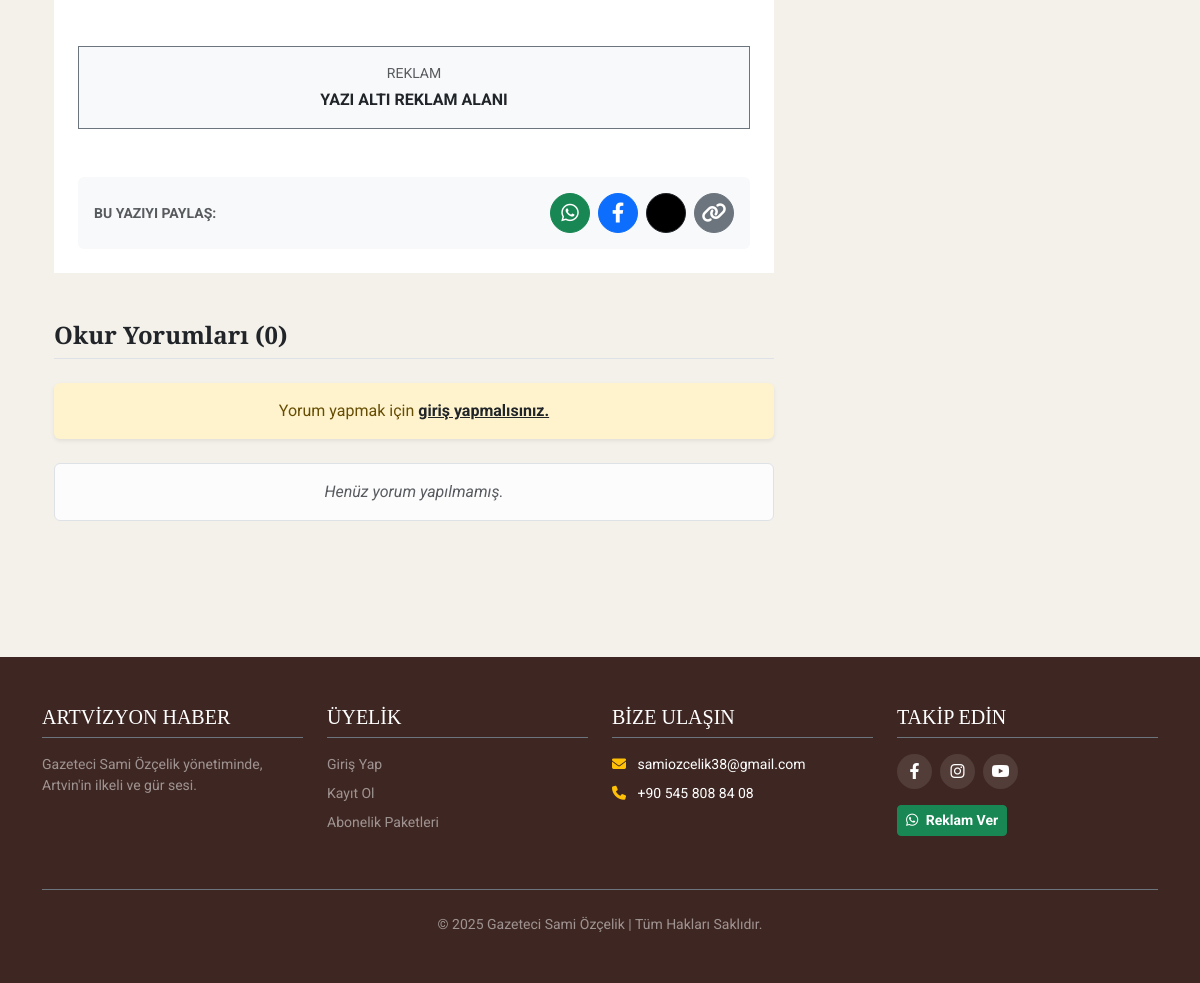
Before: /yazi/5/ (lower part) with the older database file.
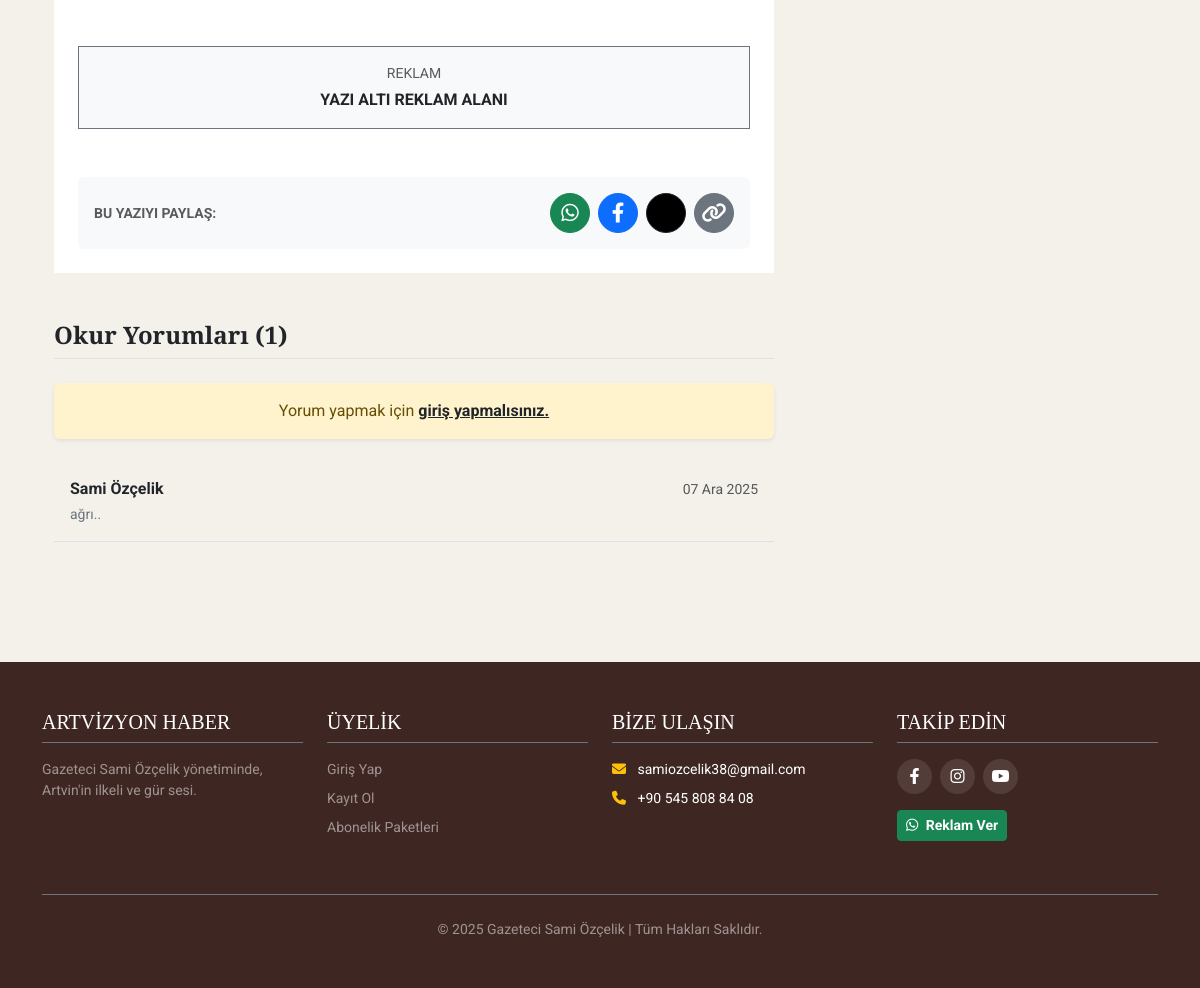
After: the same page with the newer database file.
### haberler/models.py (models this page shows, shortened)
class Yorum(models.Model):
    haber = models.ForeignKey(Haber, on_delete=models.CASCADE, related_name='yorumlar', null=True, blank=True)
    kose_yazisi = models.ForeignKey(KoseYazisi, on_delete=models.CASCADE, related_name='yorumlar', null=True, blank=True)
    siir = models.ForeignKey(Siir, on_delete=models.CASCADE, related_name='yorumlar', null=True, blank=True)
    isim = models.CharField(max_length=80, verbose_name="Ad Soyad")
    email = models.EmailField(verbose_name="E-posta", blank=True)
    govde = models.TextField(verbose_name="Yorumunuz")
    olusturulma_tarihi = models.DateTimeField(auto_now_add=True)
    aktif = models.BooleanField(default=False, verbose_name="Yayınlansın mı?")
    class Meta: ordering = ['-olusturulma_tarihi']

### haberler/views.py (the view)
# urls.py: path('yazi/<int:pk>/', views.yazi_detay, name='yazi_detay'),
def yazi_detay(request, pk):
    yazi = get_object_or_404(KoseYazisi, pk=pk)
    yazi.icerik = metin_ici_video_duzelt(yazi.icerik)
    ham_yorumlar = yazi.yorumlar.filter(aktif=True)
    onayli_yorumlar = yorumlara_rozet_ekle(ham_yorumlar)
    if request.method == 'POST':
        if not request.user.is_authenticated:
             return redirect('login')
        yorum_form = YorumForm(data=request.POST)
        if yorum_form.is_valid():
            yeni_yorum = yorum_form.save(commit=False)
            yeni_yorum.kose_yazisi = yazi
            yeni_yorum.isim = f"{request.user.first_name} {request.user.last_name}" or request.user.username
            yeni_yorum.email = request.user.email
            yeni_yorum.save()
            return redirect('yazi_detay', pk=pk)
    else:
        yorum_form = YorumForm()
    return render(request, 'yazi_detay.html', {'yazi': yazi, 'yorumlar': onayli_yorumlar, 'yorum_form': yorum_form})

### haberler/views.py (called while the page is built)
def metin_ici_video_duzelt(icerik):
    if not icerik: return ""
    block_pattern = re.compile(r'\(\s*video\s*:(.*?)\)', re.DOTALL | re.IGNORECASE)
    def replacement(match):
        content = match.group(1) # Parantez içindeki her şey (HTML kodları dahil)
        id_pattern = re.compile(r'(?:v=|/|embed/|shorts/)([a-zA-Z0-9_-]{11})')
        found = id_pattern.search(content)
        if found:
            video_id = found.group(1)
            return f'''
            <div class="ratio ratio-16x9 my-4 shadow rounded border" style="width: 100%; display: block;">
                <iframe src="https://www.youtube.com/embed/{video_id}?rel=0" title="Video" allowfullscreen style="border:0;"></iframe>
            </div>
            '''
        return "" # ID bulamazsa boş döndür
    return block_pattern.sub(replacement, icerik)

def global_context(request):
    return {
        'global_kategoriler': Kategori.objects.all(),
        'global_ilceler': Ilce.objects.all(),
        'son_dakika': Haber.objects.filter(aktif_mi=True, son_dakika=True, yayin_tarihi__gte=timezone.now()-timedelta(hours=24)).order_by('-yayin_tarihi')
    }

### templates/yazi_detay.html (shortened to what this page needs)
{% extends 'base.html' %}
{% block content %}
<div class="container my-4">
    <div class="row">
        <div class="col-lg-8">
            <div class="bg-white p-lg-4 mb-5">
                <div class="my-5 bg-light border border-secondary p-3 text-center" style="border-style: dashed;">
                    <small class="text-muted d-block mb-1">REKLAM</small>
                    <strong>YAZI ALTI REKLAM ALANI</strong>
                </div>
                <div class="card bg-light border-0">
                    <div class="card-body d-flex align-items-center justify-content-between flex-wrap gap-2">
                        <span class="fw-bold text-muted small">BU YAZIYI PAYLAŞ:</span>
                        <div class="d-flex gap-2">
                            <a href="https://api.whatsapp.com/send?text={{ yazi.baslik }} {{ request.build_absolute_uri }}" target="_blank" class="btn btn-success btn-sm rounded-circle d-flex align-items-center justify-content-center" style="width: 40px; height: 40px; padding:0;"><i class="fab fa-whatsapp fs-5"></i></a>
                            <a href="https://www.facebook.com/sharer/sharer.php?u={{ request.build_absolute_uri }}" target="_blank" class="btn btn-primary btn-sm rounded-circle d-flex align-items-center justify-content-center" style="width: 40px; height: 40px; padding:0;"><i class="fab fa-facebook-f fs-5"></i></a>
                            <a href="https://twitter.com/intent/tweet?text={{ yazi.baslik }}&url={{ request.build_absolute_uri }}" target="_blank" class="btn btn-dark btn-sm rounded-circle d-flex align-items-center justify-content-center" style="width: 40px; height: 40px; padding:0; background-color: #000;"></a>
                            <button onclick="linkiKopyala()" class="btn btn-secondary btn-sm rounded-circle d-flex align-items-center justify-content-center" style="width: 40px; height: 40px; padding:0;"><i class="fas fa-link fs-5"></i></button>
                        </div>
                    </div>
                </div>
            </div>
            <div class="mb-5">
                <h4 class="border-bottom pb-2 mb-4 fw-bold text-dark">Okur Yorumları ({{ yorumlar.count }})</h4>
                {% if user.is_authenticated %}
                <form method="post" class="mb-4">
                    {% csrf_token %}
                    <div class="card shadow-sm border-0 bg-light">
                        <div class="card-body">
                            <textarea name="govde" class="form-control mb-3" rows="3" placeholder="Yorumunuzu yazın..." required></textarea>
                            <button type="submit" class="btn btn-dark btn-sm px-4 fw-bold" style="background-color: #2E4A38; border: none;">GÖNDER</button>
                        </div>
                    </div>
                </form>
                {% else %}
                <div class="alert alert-warning text-center border-0 shadow-sm py-3 mb-4">Yorum yapmak için <a href="{% url 'login' %}" class="fw-bold text-dark">giriş yapmalısınız.</a></div>
                {% endif %}
                <div class="list-group list-group-flush">
                    {% for yorum in yorumlar %}
                    <div class="list-group-item bg-transparent border-bottom py-3">
                        <div class="d-flex justify-content-between mb-1">
                            <h6 class="fw-bold mb-0">{{ yorum.isim }}</h6>
                            <small class="text-muted">{{ yorum.olusturulma_tarihi|date:"d M Y" }}</small>
                        </div>
                        <p class="mb-0 text-secondary small">{{ yorum.govde }}</p>
                    </div>
                    {% empty %}
                    <div class="alert alert-light border text-center py-3 text-muted fst-italic">Henüz yorum yapılmamış.</div>
                    {% endfor %}
                </div>
            </div>
        </div>
        <div class="col-lg-4 ps-lg-4">
        </div>
    </div>
</div>
{% endblock %}

Changed rows visible on the page:
added Yorum: isim "Sami Özçelik", olusturulma_tarihi "07 Ara 2025", govde "ağrı.."
Other visible differences:
{{ yorumlar.count }}: "0" → "1"
text no longer shown: "Henüz yorum yapılmamış."
